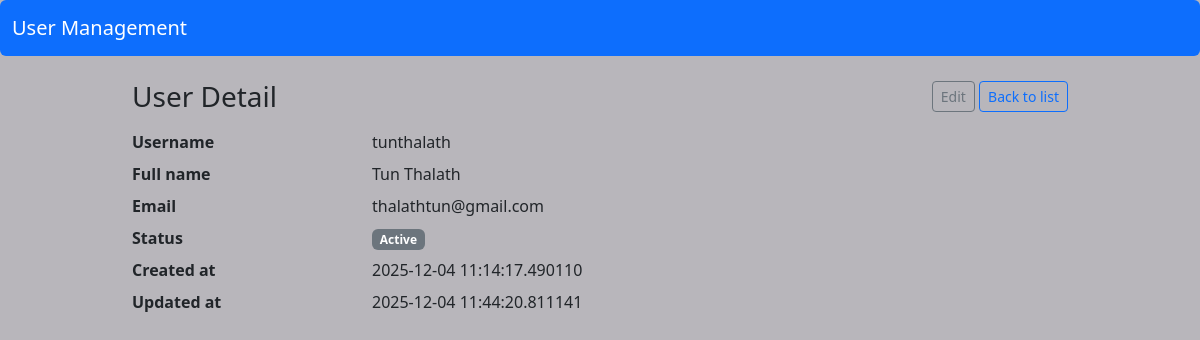
Page /users/1 on the committed database.
### app/models/user.py (models this page shows, shortened)
class User(db.Model):
    __tablename__ = "users"
    id = db.Column(db.Integer, primary_key=True)
    username = db.Column(db.String(80), unique=True, nullable=False)
    email = db.Column(db.String(120), unique=True, nullable=False)
    full_name = db.Column(db.String(120), nullable=False)
    is_active = db.Column(db.Boolean, default=True, nullable=False)
    password_hash = db.Column(db.String(255), nullable=False)
    created_at = db.Column(db.DateTime, default=datetime.utcnow, nullable=False)
    updated_at = db.Column(
        db.DateTime, default=datetime.utcnow, onupdate=datetime.utcnow, nullable=False
    )

### app/routes/user_routes.py (the view)
@user_bp.route("/<int:user_id>")
def detail(user_id: int):
    user = UserService.get_by_id(user_id)
    if user is None:
        abort(404)
    return render_template("users/detail.html", user=user)

### app/services/user_services.py (called while the page is built)
    @staticmethod
    def get_by_id(user_id: int) -> Optional[User]:
        return User.query.get(user_id)

### app/templates/users/detail.html (shortened to what this page needs)
{% extends "layouts/base.html" %}
{% block content %}
<div class="d-flex justify-content-between align-items-center mb-3">
    <h1 class="h3 mb-0">User Detail</h1>
    <div>
        <a href="{{ url_for('users.edit', user_id=user.id) }}" class="btn btn-sm btn-outline-secondary">Edit</a>
        <a href="{{ url_for('users.index') }}" class="btn btn-sm btn-outline-primary">Back to list</a>
    </div>
</div>
<dl class="row">
    <dt class="col-sm-3">Username</dt>
    <dd class="col-sm-9">{{ user.username }}</dd>
    <dt class="col-sm-3">Full name</dt>
    <dd class="col-sm-9">{{ user.full_name }}</dd>
    <dt class="col-sm-3">Email</dt>
    <dd class="col-sm-9">{{ user.email }}</dd>
    <dt class="col-sm-3">Status</dt>
    <dd class="col-sm-9">
        {% if user.is_active %}
        <span class="badge text-bg-secondary">Active</span>
        {% else %}
        <span class="badge text-bg-secondary">Inactive</span>
        {% endif %}
    </dd>
    <dt class="col-sm-3">Created at</dt>
    <dd class="col-sm-9">{{ user.created_at }}</dd>
    <dt class="col-sm-3">Updated at</dt>
    <dd class="col-sm-9">{{ user.updated_at }}</dd>
</dl>
{% endblock %}

### app/static/css/style.css (style rules this page uses)
body { background-color: #f5f5f5; }

### app/templates/layouts/base.html (style rules this page uses)
body { background-color: #b8b6bbff; }

### rows in the picture
User: username "tunthalath", full_name "Tun Thalath", email "thalathtun@gmail.com", created_at "2025-12-04 11:14:17.490110", updated_at "2025-12-04 11:44:20.811141"
